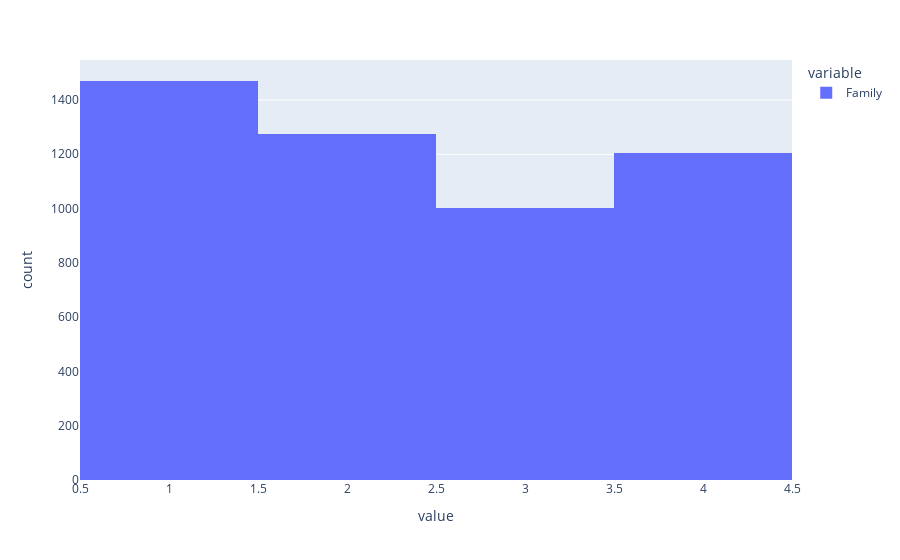

Notebook cell for this chart:
### Code cell
px.histogram(df2['Family'])

### Figure 1 — Plotly figure (JSON) as saved in the notebook; plotly's stock layout.template omitted (floating-point values rounded to 4 significant figures; data arrays with more than 128 entries replaced by an {"elided": "..."} marker saying what was removed)
{"data": [{"alignmentgroup": "True", "bingroup": "x", "hovertemplate": "variable=Family<br>value=%{x}<br>count=%{y}<extra></extra>", "legendgroup": "Family", "marker": {"color": "#636efa", "pattern": {"shape": ""}}, "name": "Family", "offsetgroup": "Family", "orientation": "v", "showlegend": true, "type": "histogram", "x": {"elided": "4948 int values"}, "xaxis": "x", "yaxis": "y"}], "layout": {"barmode": "relative", "legend": {"title": {"text": "variable"}, "tracegroupgap": 0}, "margin": {"t": 60}, "xaxis": {"anchor": "y", "domain": [0, 1], "title": {"text": "value"}}, "yaxis": {"anchor": "x", "domain": [0, 1], "title": {"text": "count"}}}}
